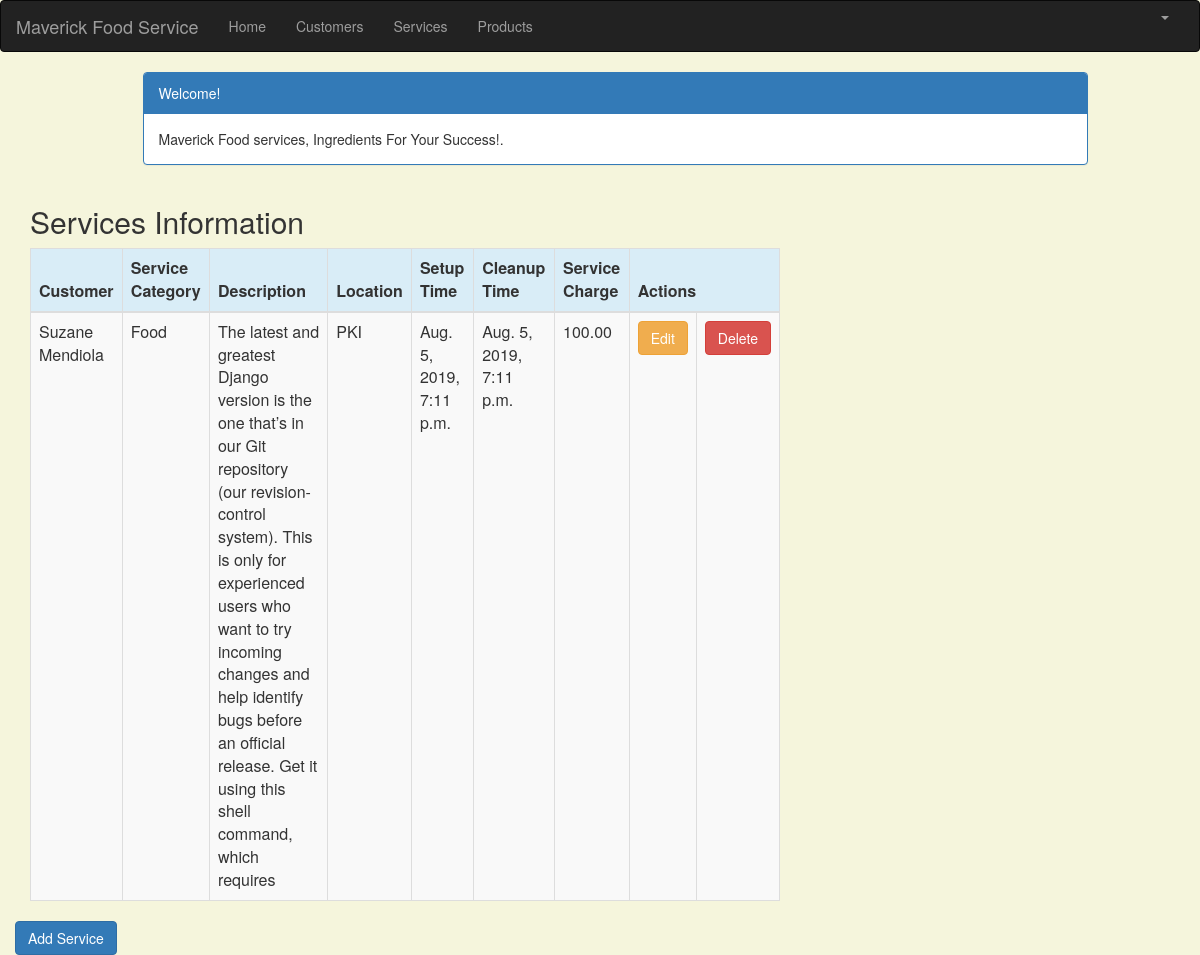
Screenshot of /service_list (signed in) with the database file from the repository.
### crm/models.py (models this page shows, shortened)
class Service(models.Model):
    cust_name = models.ForeignKey(Customer, on_delete=models.CASCADE, related_name='services')
    service_category = models.CharField(max_length=100)
    description = models.TextField()
    location = models.CharField(max_length=200)
    setup_time = models.DateTimeField(
        default=timezone.now)
    cleanup_time = models.DateTimeField(
        default=timezone.now)
    service_charge = models.DecimalField(max_digits=10, decimal_places=2)
    created_date = models.DateTimeField(
        default=timezone.now)
    updated_date = models.DateTimeField(auto_now_add=True)

class Customer(models.Model):
    cust_name = models.CharField(max_length=50)
    organization = models.CharField(max_length=100, blank=True)
    role = models.CharField(max_length=100)
    email = models.EmailField(max_length=100)
    bldgroom = models.CharField(max_length=100)
    address = models.CharField(max_length=200)
    account_number = models.IntegerField(blank=False, null=False)
    city = models.CharField(max_length=50)
    state = models.CharField(max_length=50)
    zipcode = models.CharField(max_length=10)
    phone_number = models.CharField(max_length=50)
    created_date = models.DateTimeField(
        default=timezone.now)
    updated_date = models.DateTimeField(auto_now_add=True)
    def __str__(self):
        return str(self.cust_name)

### crm/views.py (the view)
# urls.py: path('service_list', views.service_list, name='service_list'),
@login_required
def service_list(request):
   services = Service.objects.filter(created_date__lte=timezone.now())
   return render(request, 'crm/service_list.html', {'services': services})

### crm/templates/crm/service_list.html (shortened to what this page needs)
{% extends 'crm/base.html' %}
{% block content %}
    <html>
    <head>
        <link rel="stylesheet" href="https://maxcdn.bootstrapcdn.com/bootstrap/3.3.4/css/bootstrap.min.css">
    </head>
    <body>
    <div class="container">
        <div class="row">
            <div class="col-md-10 col-md-offset-1">
                <div class="panel panel-primary">
                    <div class="panel-heading">Welcome!</div>
                    <div class="panel-body">
                        Maverick Food services, Ingredients For Your Success!.
                    </div>
                </div>
            </div>
        </div>
    </div>
    <div class="row">
        <h2 style="padding-left: 15Px">Services Information</h2>
    </div>
    <div>
        <table class="table table-striped table-bordered table-hover">
            <thead>
            <tr class="bg-info">
                <th>Customer</th>
                <th>Service Category</th>
                <th>Description</th>
                <th>Location</th>
                <th>Setup Time</th>
                <th>Cleanup Time</th>
                <th>Service Charge</th>
                <th colspan="3">Actions</th>
            </tr>
            </thead>
            <tbody>
            {% for service in services %}
                <tr>
                    <td>{{ service.cust_name }}</td>
                    <td>{{ service.service_category }}</td>
                     <td>{{ service.description }}</td>
                    <td>{{ service.location }}</td>
                    <td>{{ service.setup_time }}</td>
                    <td>{{ service.cleanup_time }}</td>
                    <td>{{ service.service_charge }}</td>
                    <td><a href="{% url 'crm:service_edit' pk=service.pk %}"
                           class="btn btn-warning">Edit</a></td>
                    <td><a href="{% url 'crm:service_delete' pk=service.pk %}"
                           onclick="return confirm('Are you sure you want to delete?')"
                           class="btn btn-danger">Delete</a>
                    </td>
                </tr>
            {% endfor %}
            </tbody>
        </table>
     <div class="row">
            <a href="{% url 'crm:service_new' %}" class="row"><span
                    class="btn btn-primary">Add Service</span></a>
        </div>
    </div>
    </body>
    </html>
{% endblock %}

### crm/templates/crm/service_list.html (style rules this page uses)
body { background-color: beige; }

### rows the page displays
Service: cust_name "Suzane Mendiola", service_category "Food", description "The latest and greatest Django version is the one that’s in our Git repository (our revision-control system). This is only for experienced users who want to try incoming changes and help identify bugs before an official release. Get it using this shell command, which requires", location "PKI", setup_time "Aug. 5, 2019, 7:11 p.m.", cleanup_time "Aug. 5, 2019, 7:11 p.m.", service_charge "100.00"
